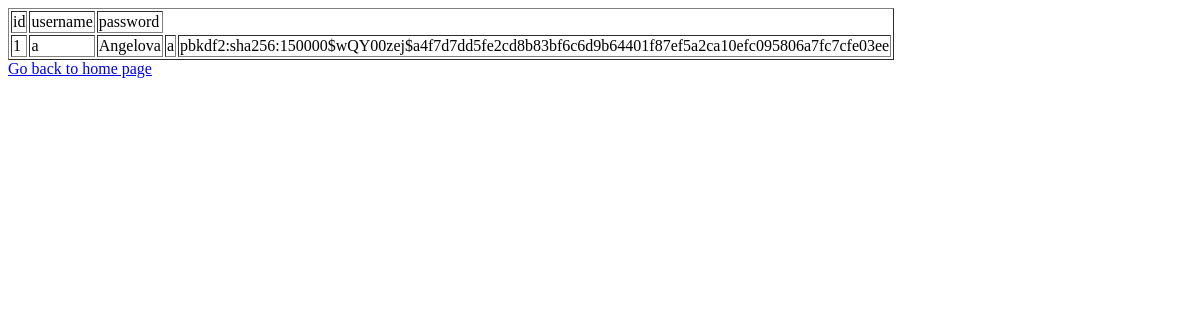
Page /users (signed in) on the earlier database version.
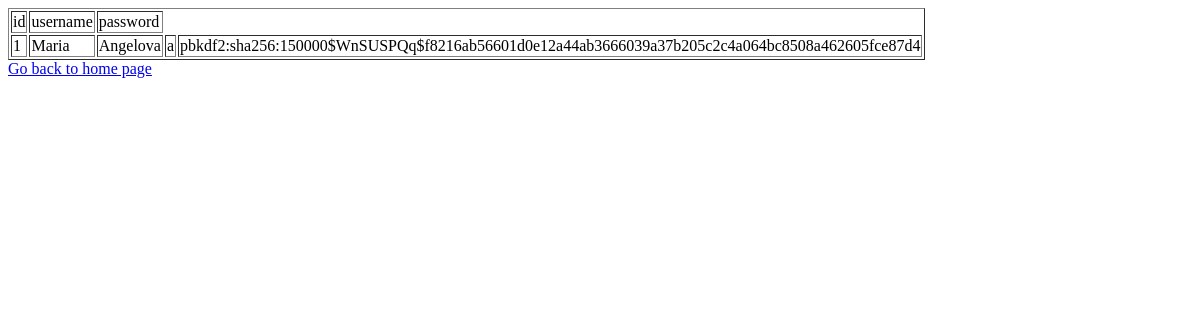
Same page on the later database version.
### models.py (models this page shows, shortened)
class User(db.Model):
    id = db.Column(db.Integer, primary_key=True)
    first_name = db.Column(db.String(50))
    last_name = db.Column(db.String(50))
    email = db.Column(db.String(50))
    password = db.Column(db.String(20))
    registered = db.Column(db.DateTime)
    posts = db.relationship("Post", backref='user')
    def __repr__(self):
        return '<User %r>' % self.first_name

### app.py (the view)
@app.route('/users')
@login_required
def users():
    users = User.query.all()
    print(users)
    return render_template("list.html", users=users)

### app.py (called while the page is built)
@app.after_request
def after_request(response):
    response.headers["Cache-Control"] = "no-cache, no-store, must-revalidate"
    response.headers["Expires"] = 0
    response.headers["Pragma"] = "no-cache"
    return response

### helper.py (called while the page is built)
def login_required(f):
    @wraps(f)
    def decorated_function(*args, **kwargs):
        if session.get("user_id") is None:
            return redirect("/login")
        return f(*args, **kwargs)
    return decorated_function

### templates/list.html
<!DOCTYPE html>
<html>
  <body>
    <table border="1">
      <thead>
        <td>id</td>
        <td>username</td>
        <td>password</td>
      </thead>
      {% for user in users %}
      <tr>
        <td>{{user.id}}</td>
        <td>{{user.first_name}}</td>
        <td>{{user.last_name}}</td>
        <td>{{user.email}}</td>
        <td>{{user.password}}</td>
      </tr>
      {% endfor %}
    </table>
    <a href="/">Go back to home page</a>
  </body>
</html>

Differences in the rows shown:
changed User "Angelova": first_name "a" → "Maria"; password "pbkdf2:sha256:150000$wQY00zej$a4f7d7dd5fe2cd8b83bf6c6d9b64401f87ef5a2ca10efc095806a7fc7cfe03ee" → "pbkdf2:sha256:150000$WnSUSPQq$f8216ab56601d0e12a44ab3666039a37b205c2c4a064bc8508a462605fce87d4"
